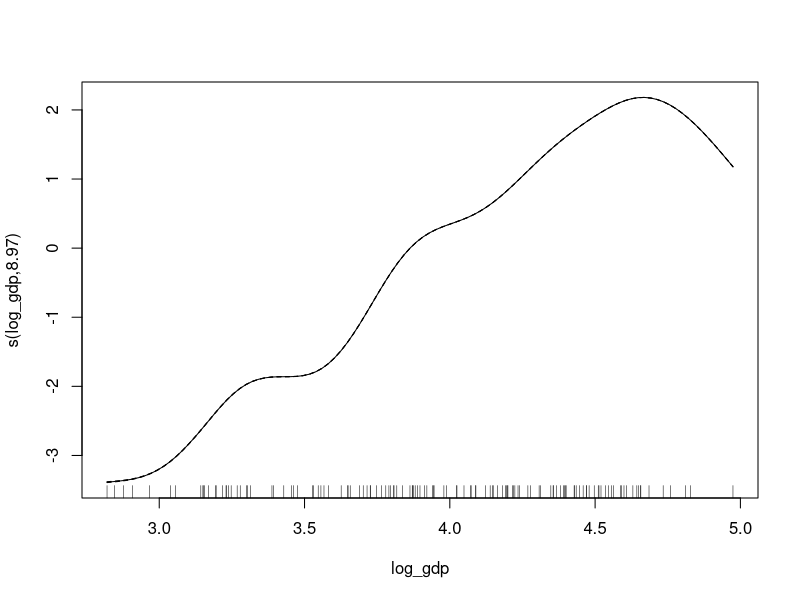
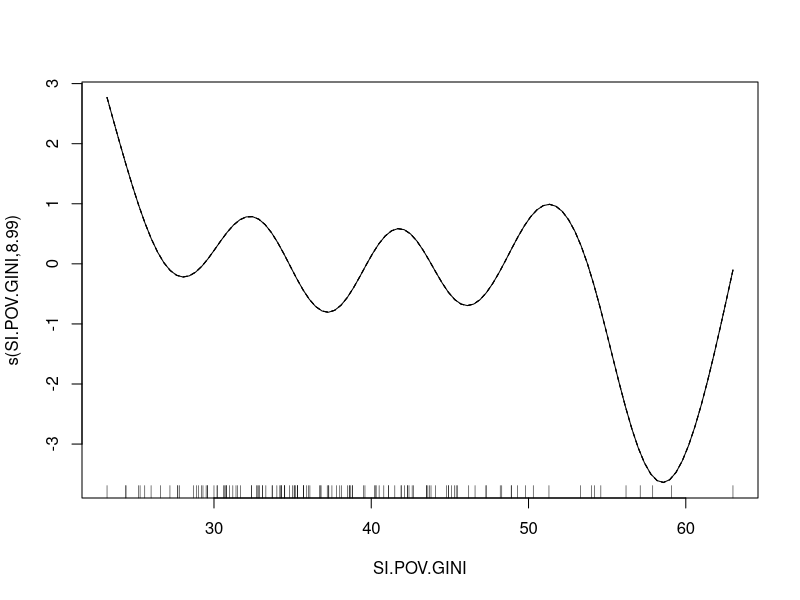
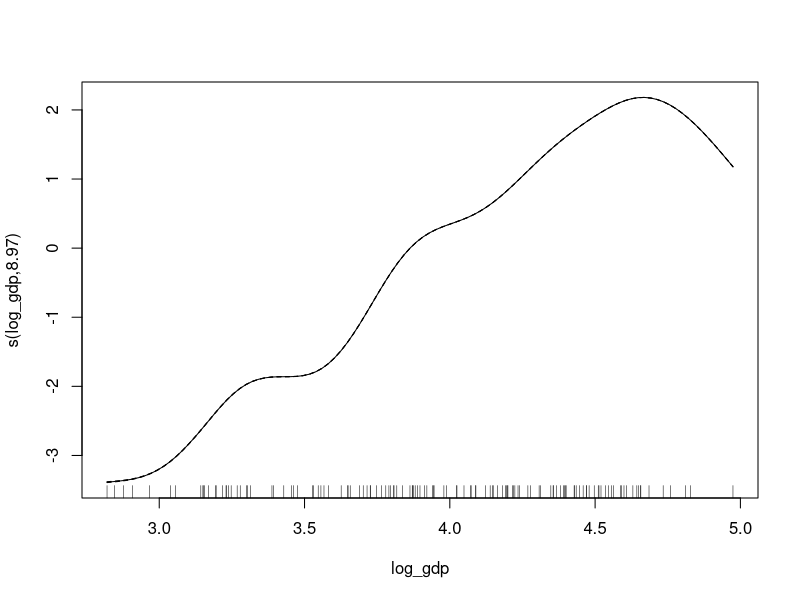
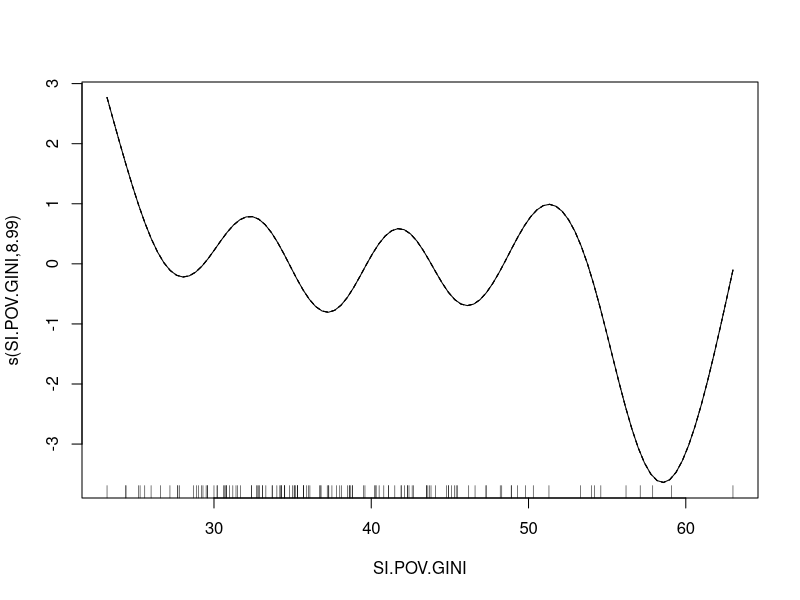
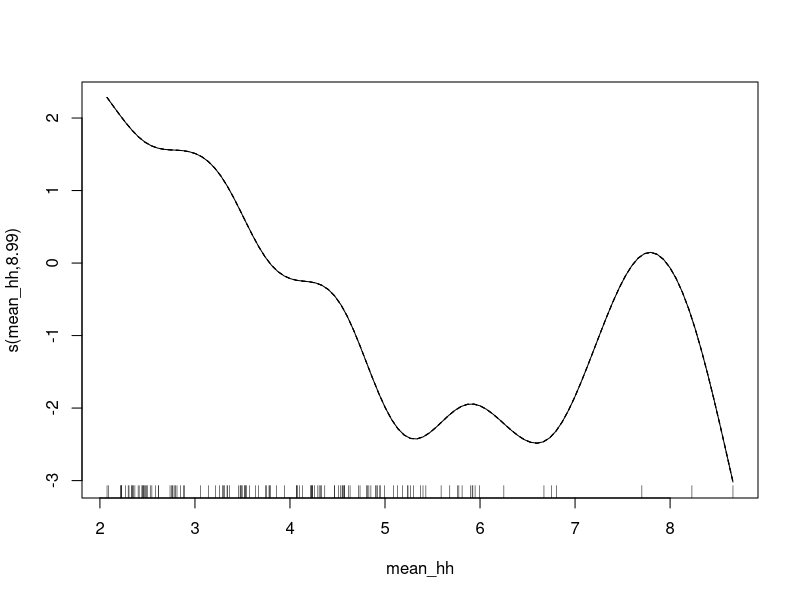
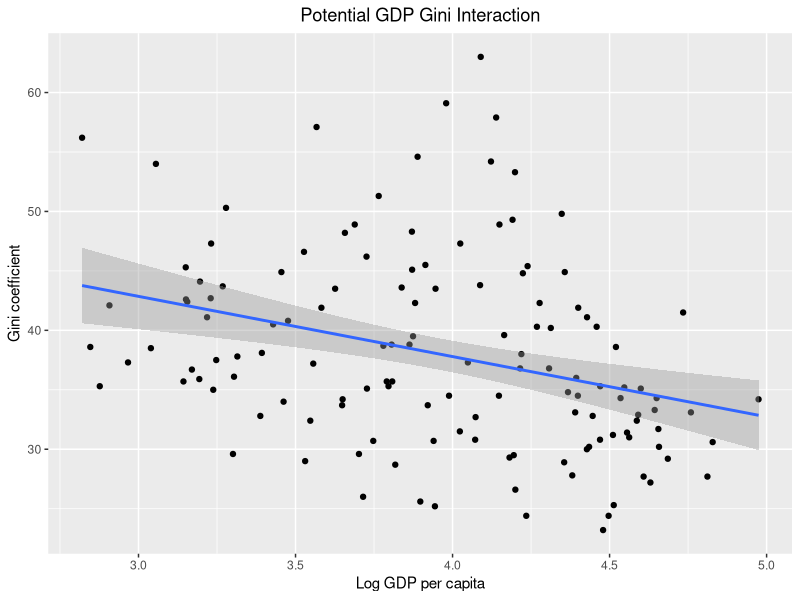

The R script that drew these images, in order: (Note: this script raises an error after producing the figures.)
## ---- chunk 1
knitr::opts_chunk$set(echo = TRUE, eval = FALSE)
## ---- chunk 2
library(tidyverse)
library(mgcv)
## ---- chunk 3

covid_data <- read_csv("data/glmcoviddata.csv")
# gam(data = covid_data, y ~ s(x)) # should i put in the full model from the glm task here? 

## ---- chunk 4

gam_gdp_smooth <- gam(data = covid_data,
                      formula = p ~ s(log_gdp),
                      family  = "binomial", weights = `population`)

summary(gam_gdp_smooth)
exp(-3.133)

library(broom)
tidy(gam_gdp_smooth)

# Megan: is the output that for every 10-fold increase in gdp, the odds of being a case is 0.0435x lower

# Sam: let's discuss

## ---- chunk 5
gam_gdp <- gam(data    = covid_data,
                formula = p ~ log_gdp,
                family  = "binomial", weights = `population`)

summary(gam_gdp)
exp(2.9044)
# Megan: is the output that for every 10-fold increase in gdp, the odds of being a case is 18.25x higher

## ---- chunk 6

plot(gam_gdp_smooth)
## ---- chunk 7
library(broom)
glance(gam_gdp)
glance(gam_gdp_smooth)

anova(gam_gdp, gam_gdp_smooth)
## ---- chunk 8
# smoothed function is better fit (smaller AIC)
## ---- chunk 9
gam_gini_smooth <- gam(data    = covid_data,
                formula = p ~ s(`SI.POV.GINI`),
                family  = "binomial", weights = `population`)
summary(gam_gini_smooth)
exp(-2.486) #OR is 0.083
plot(gam_gini_smooth)
## ---- chunk 10
anova(gam_gini_smooth, gam_gdp_smooth)
# log-GDP is preferred (smaller AIC)
## ---- chunk 11
gam_full_smooth <- gam(data    = covid_data,
                       formula = p ~ s(`SI.POV.GINI`) + s(`log_gdp`) + s(`mean_hh`),
                       family  = "binomial", weights = `population`)

gam_mean_hh_smooth <- gam(data    = covid_data,
                formula = p ~ s(`mean_hh`),
                family  = "binomial", weights = `population`)
summary(gam_full_smooth)
## ---- chunk 12
plot_gdp <- plot(gam_gdp_smooth) 
plot_gini <- plot(gam_gini_smooth)
plot_mean_hh <- plot(gam_mean_hh_smooth)

## ---- chunk 13
anova(gam_full_smooth, gam_gdp_smooth, gam_gini_smooth, gam_mean_hh_smooth)

# full model has a lower AIC -- preferred 
## ---- chunk 14
list(`log-GDP`           = gam_gdp_smooth, # replace NULL with model object name
     `Gini`              = gam_gini_smooth,
     `Average household` = gam_mean_hh_smooth,
     `Combined`          = gam_full_smooth) %>%
  map_df(~glance(.x), .id = "Model") %>%
  dplyr::select(Model, logLik, df, AIC)
## ---- chunk 15
ggplot (data=covid_data,
        mapping= (aes(x=log_gdp, 
                      y=SI.POV.GINI))) + 
    geom_point() + 
    xlab("Log GDP per capita") + 
    ylab("Gini coefficient") + 
    geom_smooth(method = 'lm') +
    ggtitle("Potential GDP Gini Interaction") + 
    theme(plot.title = element_text(hjust=0.5)) 
    
## ---- chunk 16
gam_te_smooth <- gam(data    = covid_data,
                     formula = p ~ te(`SI.POV.GINI`, `log_gdp`) + s(`mean_hh`),
                     family  = "binomial", weights = pop_est)

## ---- chunk 17
gam_ti_smooth <- gam(data    = covid_data,
                     formula = p ~ s(SI.POV.GINI) + s(log_gdp) +
                         ti(`SI.POV.GINI`, `log_gdp`) + s(`mean_hh`),
                     family  = "binomial", weights = pop_est)

